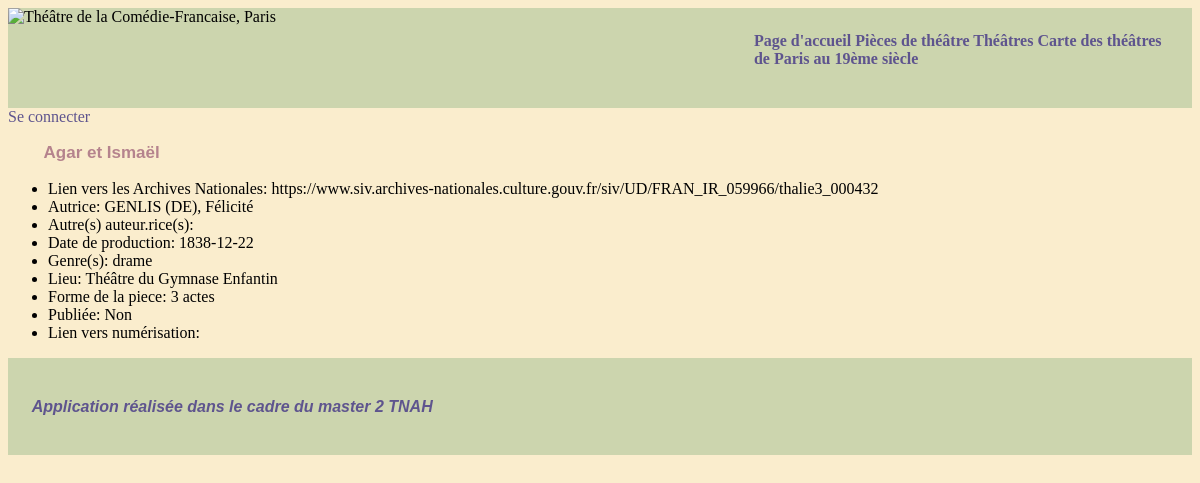
/liste_pieces/Agar et Ismaël, run on the app's committed database.
### app/models/autrices.py (models this page shows)
class Play(db.Model):
    __tablename__ = "play"
    id_play = db.Column(db.Text, primary_key=True)
    title = db.Column(db.Text, nullable=False)
    date = db.Column(db.Integer)
    is_published = db.Column(db.Integer)
    digitized = db.Column(db.Text)
    authoress = db.Column(db.Text, db.ForeignKey('authoress.id'))
    other_author = db.Column(db.Text)
    url_AN = db.Column(db.Text)
    Authoress = db.relationship(
        'Authoress',
        backref='Authoress',
        lazy=True
    )
    configuration = db.relationship(
        'Configuration',
        secondary= play_configuration,
        backref='configuration'
    )
    theater = db.relationship(
        'Theater',
        secondary = play_theater,
        backref = 'theater'
    )
    type = db.relationship(
        'Type',
        secondary = play_type,
        backref = 'type'
    )

class Type(db.Model):
    __tablename__ = "type"
    id_type = db.Column(db.Text, primary_key=True)

class Theater(db.Model):
    __tablename__ = "theater"
    id_theater = db.Column(db.Text, primary_key=True)

class Configuration(db.Model):
    __tablename__ = "configuration"
    id_configuration = db.Column(db.Text, primary_key=True)

### app/routes/generales.py (the view)
@app.route("/liste_pieces/<string:titre>")
def presentation_piece(titre):
    data= db.session.query(Play)\
    .select_from(Play)\
    .join(Play.configuration)\
    .join(Play.theater)\
    .join(Play.type)\
    .filter(Play.title == titre).all()
    return render_template ('pages/liste_pieces_titre.html',
                            piece = data[0],
                            titre = titre)

### app/templates/pages/liste_pieces_titre.html
{% extends "partials/conteneur.html" %}
{%block body%}
<h3>{{piece.title}}</h3>
<ul class="infos_piece">
    <li>Lien vers les Archives Nationales: {{piece.url_AN}}</li>
    <li>Autrice: {{piece.authoress}}</li>
    <li>Autre(s) auteur.rice(s): {{piece.other_author}}</li>
    <li>Date de production: {{piece.date}}</li>
    {%for genre in piece.type%}
    <li>Genre(s): {{genre.id_type}}</li>
    {%endfor%}
    {%for theater in piece.theater%}
    <li>Lieu: {{theater.id_theater}}</li>
    {%endfor%}
    <li>Forme de la piece:
        {{piece.configuration[0].id_configuration}}
    </li>
    {%if piece.is_published == 0%}
    <li>Publiée: Non</li>
    {%else%}
    <li>Publiée: Oui</li>
    {%endif%}
    {%if piece.digitized is none:%}
    <li>Lien vers numérisation: aucun</li>
    {%else%}
    <li>Lien vers numérisation: {{piece.digitized}}</li>
    {%endif%}
</ul>
{%endblock%}

### app/statics/style.css (style rules this page uses)
body { background-color: #FAEDCD; height: 100%; }
h3 { border-radius: 0px; color: #B5838D; font-family: Georgia, sans-serif; font-size: 17px; margin-left: 3%; margin-right: 0%; }

### data on the page
Play: title "Agar et Ismaël", url_AN "https://www.siv.archives-nationales.culture.gouv.fr/siv/UD/FRAN_IR_059966/thalie3_000432", authoress "GENLIS (DE), Félicité", date "1838-12-22"
Type: id_type "drame"
Theater: id_theater "Théâtre du Gymnase Enfantin"
Configuration: id_configuration "3 actes"
